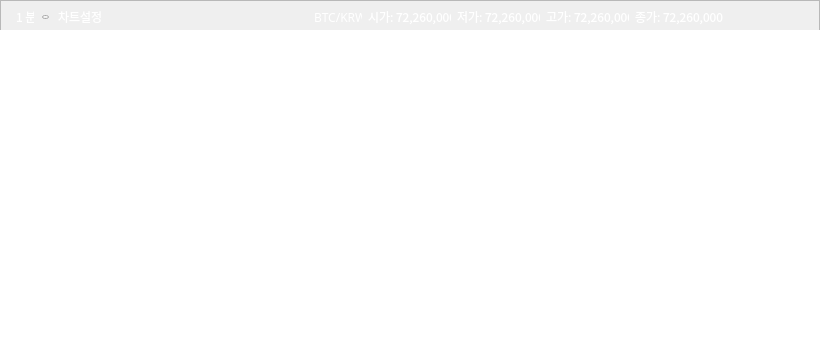
   <widget class="QFrame" name="frame_5">
    <property name="geometry">
     <rect>
      <x>30</x>
      <y>30</y>
      <width>820</width>
      <height>360</height>
     </rect>
    </property>
    <property name="styleSheet">
     <string notr="true">background-color: #13bd7e;

QLabel {
  font-family: NotoSansKR;
  font-size: 5px;
}</string>
    </property>
    <property name="frameShape">
     <enum>QFrame::StyledPanel</enum>
    </property>
    <property name="frameShadow">
     <enum>QFrame::Raised</enum>
    </property>
    <widget class="QChartView" name="priceView" native="true">
     <property name="geometry">
      <rect>
       <x>0</x>
       <y>30</y>
       <width>820</width>
       <height>331</height>
      </rect>
     </property>
     <property name="styleSheet">
      <string notr="true">background-color: #fff;
border-radius: 0px;
</string>
     </property>
    </widget>
    <widget class="QLabel" name="label_12">
     <property name="geometry">
      <rect>
       <x>16</x>
       <y>8</y>
       <width>18</width>
       <height>17</height>
      </rect>
     </property>
     <property name="font">
      <font>
       <family>NotoSansKR</family>
       <pointsize>-1</pointsize>
       <weight>50</weight>
       <italic>false</italic>
       <bold>false</bold>
      </font>
     </property>
     <property name="styleSheet">
      <string notr="true">QLabel {
  font-family: NotoSansKR;
  font-size: 12px;
  font-weight: normal;
  font-stretch: normal;
  font-style: normal;
  line-height: 1.83;
  letter-spacing: normal;
  text-align: right;
  color: #fff;
}</string>
     </property>
     <property name="text">
      <string>1 분</string>
     </property>
    </widget>
    <widget class="QLabel" name="label_13">
     <property name="geometry">
      <rect>
       <x>58</x>
       <y>8</y>
       <width>44</width>
       <height>17</height>
      </rect>
     </property>
     <property name="font">
      <font>
       <family>NotoSansKR</family>
       <pointsize>-1</pointsize>
       <weight>50</weight>
       <italic>false</italic>
       <bold>false</bold>
      </font>
     </property>
     <property name="styleSheet">
      <string notr="true">QLabel {
  font-family: NotoSansKR;
  font-size: 12px;
  font-weight: normal;
  font-stretch: normal;
  font-style: normal;
  line-height: 1.83;
  letter-spacing: normal;
  text-align: right;
  color: #fff;
}</string>
     </property>
     <property name="text">
      <string>차트설정</string>
     </property>
    </widget>
    <widget class="QPushButton" name="pushButton_7">
     <property name="geometry">
      <rect>
       <x>42</x>
       <y>15</y>
       <width>7</width>
       <height>4</height>
      </rect>
     </property>
     <property name="text">
      <string/>
     </property>
     <property name="icon">
      <iconset>
       <normaloff>icon/down_arrow.png</normaloff>icon/down_arrow.png</iconset>
     </property>
    </widget>
    <widget class="QLabel" name="label_14">
     <property name="geometry">
      <rect>
       <x>314</x>
       <y>9</y>
       <width>48</width>
       <height>16</height>
      </rect>
     </property>
     <property name="font">
      <font>
       <family>NotoSansKR</family>
       <pointsize>-1</pointsize>
       <weight>50</weight>
       <italic>false</italic>
       <bold>false</bold>
      </font>
     </property>
     <property name="styleSheet">
      <string notr="true">QLabel {
  font-family: NotoSansKR;
  font-size: 12px;
  font-weight: normal;
  font-stretch: normal;
  font-style: normal;
  line-height: 1.83;
  letter-spacing: normal;
  text-align: right;
  color: #fff;
}</string>
     </property>
     <property name="text">
      <string>BTC/KRW</string>
     </property>
    </widget>
    <widget class="QLabel" name="label_18">
     <property name="geometry">
      <rect>
       <x>368</x>
       <y>9</y>
       <width>83</width>
       <height>16</height>
      </rect>
     </property>
     <property name="font">
      <font>
       <family>NotoSansKR</family>
       <pointsize>-1</pointsize>
       <weight>50</weight>
       <italic>false</italic>
       <bold>false</bold>
      </font>
     </property>
     <property name="styleSheet">
      <string notr="true">QLabel {
  font-family: NotoSansKR;
  font-size: 12px;
  font-weight: normal;
  font-stretch: normal;
  font-style: normal;
  line-height: 1.83;
  letter-spacing: normal;
  text-align: right;
  color: #fff;
}</string>
     </property>
     <property name="text">
      <string>시가: 72,260,000</string>
     </property>
    </widget>
    <widget class="QLabel" name="label_19">
     <property name="geometry">
      <rect>
       <x>457</x>
       <y>9</y>
       <width>83</width>
       <height>16</height>
      </rect>
     </property>
     <property name="font">
      <font>
       <family>NotoSansKR</family>
       <pointsize>-1</pointsize>
       <weight>50</weight>
       <italic>false</italic>
       <bold>false</bold>
      </font>
     </property>
     <property name="styleSheet">
      <string notr="true">QLabel {
  font-family: NotoSansKR;
  font-size: 12px;
  font-weight: normal;
  font-stretch: normal;
  font-style: normal;
  line-height: 1.83;
  letter-spacing: normal;
  text-align: right;
  color: #fff;
}</string>
     </property>
     <property name="text">
      <string>저가: 72,260,000</string>
     </property>
    </widget>
    <widget class="QLabel" name="label_20">
     <property name="geometry">
      <rect>
       <x>546</x>
       <y>9</y>
       <width>83</width>
       <height>16</height>
      </rect>
     </property>
     <property name="font">
      <font>
       <family>NotoSansKR</family>
       <pointsize>-1</pointsize>
       <weight>50</weight>
       <italic>false</italic>
       <bold>false</bold>
      </font>
     </property>
     <property name="styleSheet">
      <string notr="true">QLabel {
  font-family: NotoSansKR;
  font-size: 12px;
  font-weight: normal;
  font-stretch: normal;
  font-style: normal;
  line-height: 1.83;
  letter-spacing: normal;
  text-align: right;
  color: #fff;
}</string>
     </property>
     <property name="text">
      <string>고가: 72,260,000</string>
     </property>
    </widget>
    <widget class="QLabel" name="label_21">
     <property name="geometry">
      <rect>
       <x>635</x>
       <y>9</y>
       <width>169</width>
       <height>16</height>
      </rect>
     </property>
     <property name="font">
      <font>
       <family>NotoSansKR</family>
       <pointsize>-1</pointsize>
       <weight>50</weight>
       <italic>false</italic>
       <bold>false</bold>
      </font>
     </property>
     <property name="styleSheet">
      <string notr="true">QLabel {
  font-family: NotoSansKR;
  font-size: 12px;
  font-weight: normal;
  font-stretch: normal;
  font-style: normal;
  line-height: 1.83;
  letter-spacing: normal;
  text-align: right;
  color: #fff;
}</string>
     </property>
     <property name="text">
      <string>종가: 72,260,000</string>
     </property>
    </widget>
   </widget>
